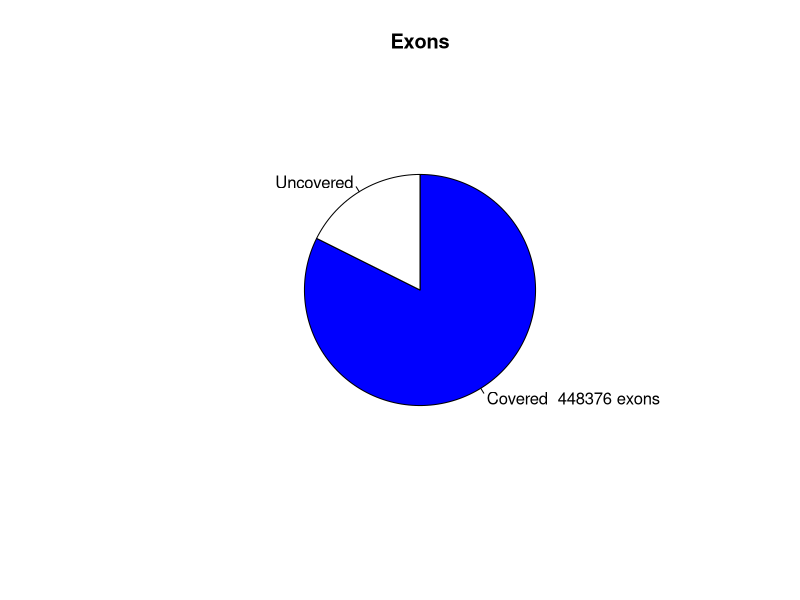

Write R code to recreate this figure.
png("/rds/user/is460/hpc-work/muscle-rnaseq/ezbamqc/output/figs/srpk3_hom_ttnb_het_2.read_distr_pie.png",width=500,height=500,units="px")
pie(c(448376,95932),labels=c("Covered  448376 exons","Uncovered"),main="Exons",radius=0.6,clockwise=T,col=c("blue","white"))
dev.state = dev.off()
